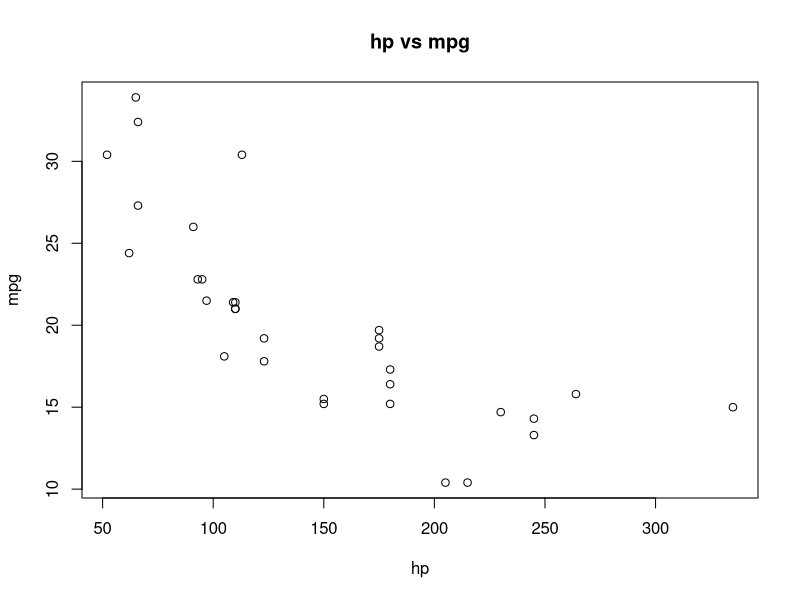
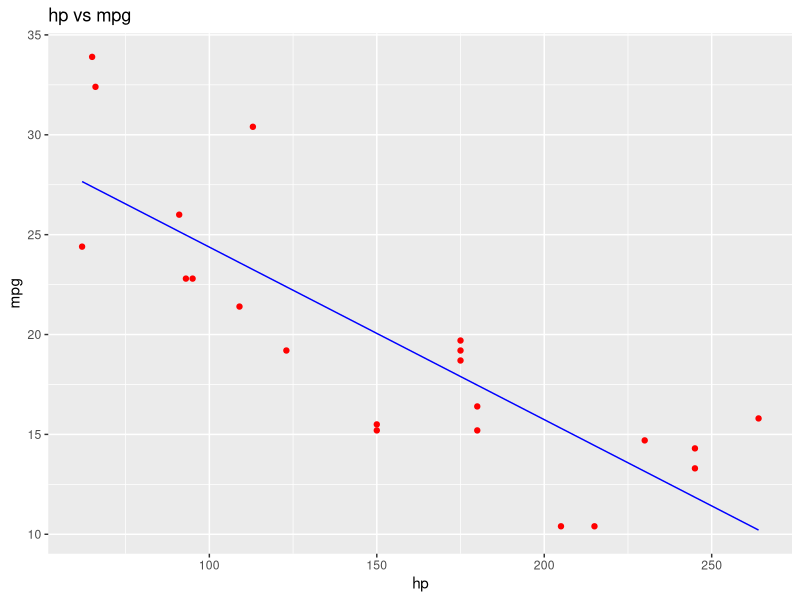
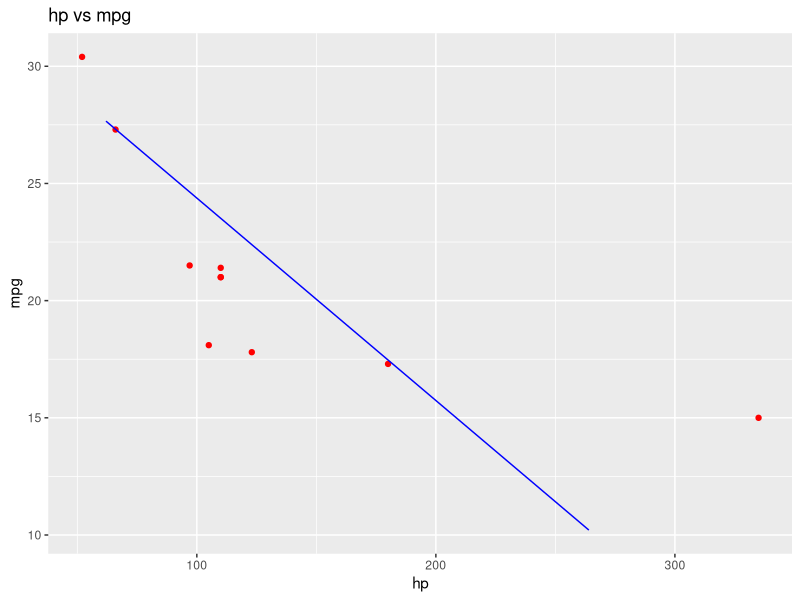

These figures' R source, in order:
data("mtcars")
head(mtcars)
str(mtcars)

plot(mtcars$hp,mtcars$mpg,xlab="hp",
      ylab="mpg",main="hp vs mpg",)

library(caTools)
split=sample.split(mtcars$mpg,SplitRatio = 0.7)
trainingset=subset(mtcars,split==TRUE)
testset=subset(mtcars,split==FALSE)
head(trainingset)
head(testset)

LM=lm(formula=mpg~hp,data=trainingset)
coef(LM)
summary(LM)

yp=predict(LM,newdata=testset)
yp

library(ggplot2)

ggplot()+geom_point(aes(x=trainingset$hp,y=trainingset$mpg),colour='red')+
    geom_line(aes(x=trainingset$hp,y=predict(LM,newdata=trainingset)),colour='blue')+
    ggtitle("hp vs mpg")+
    xlab("hp")+
    ylab("mpg")
ggplot()+geom_point(aes(x=testset$hp,y=testset$mpg),colour='red')+
    geom_line(aes(x=trainingset$hp,y=predict(LM,newdata=trainingset)),colour='blue')+
    ggtitle("hp vs mpg")+
    xlab("hp")+
    ylab("mpg")
